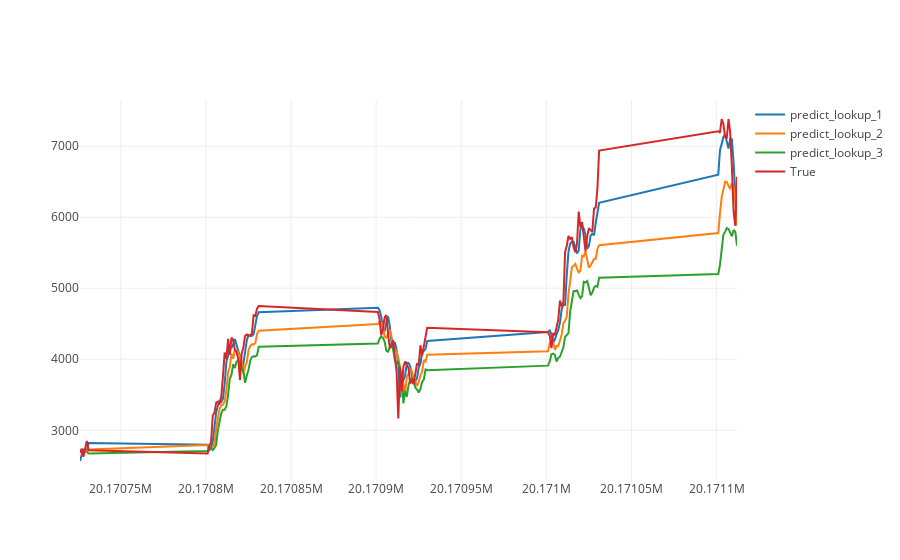

The code cell stored with this chart in its notebook:
### Code cell
btc_1_trace = go.Scatter(x=datag.index.values[372-110-1:], y=yhat_inverse_1.reshape(110), name= 'predict_lookup_1')
btc_2_trace = go.Scatter(x=datag.index.values[372-108-1:], y=yhat_inverse_2.reshape(108), name= 'predict_lookup_2')
btc_3_trace = go.Scatter(x=datag.index.values[372-106-1:], y=yhat_inverse_3.reshape(106), name= 'predict_lookup_3')
btc_t_trace = go.Scatter(x=datag.index.values[372-110-1:], y=testY_inverse_1.reshape(110), name= 'True')

py.iplot([btc_1_trace,btc_2_trace, btc_3_trace, btc_t_trace])
